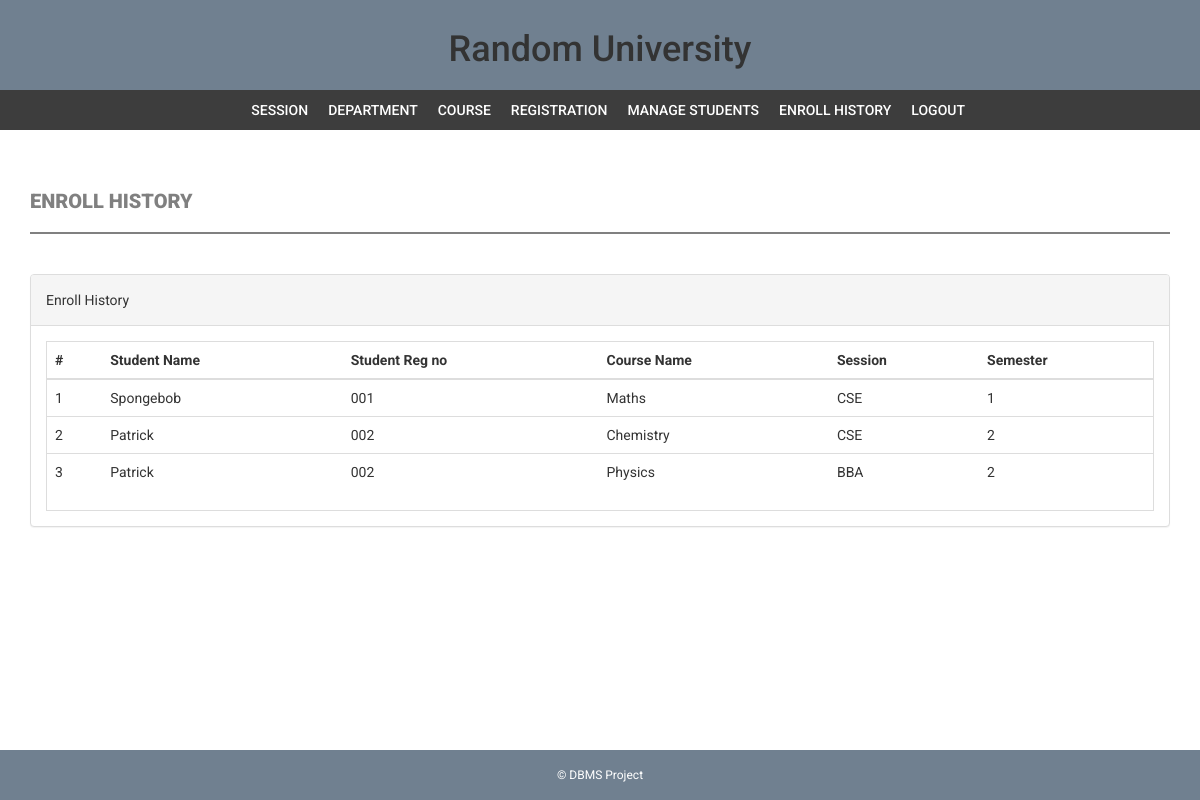
Page /admin/enroll-history.php (signed in) on the committed database.
### tables this page shows
CREATE TABLE `courseenrolls` (
  `id` int(11) NOT NULL,
  `studentRegno` varchar(255) DEFAULT NULL,
  `pincode` varchar(255) DEFAULT NULL,
  `session` int(11) DEFAULT NULL,
  `department` int(11) DEFAULT NULL,
  `level` int(11) DEFAULT NULL,
  `semester` int(11) DEFAULT NULL,
  `course` int(11) DEFAULT NULL,
  `enrollDate` timestamp NULL DEFAULT current_timestamp()
);

CREATE TABLE `students` (
  `StudentRegno` varchar(255) NOT NULL,
  `studentPhoto` varchar(255) DEFAULT NULL,
  `password` varchar(255) DEFAULT NULL,
  `studentName` varchar(255) DEFAULT NULL,
  `pincode` varchar(255) DEFAULT NULL,
  `session` varchar(255) DEFAULT NULL,
  `department` varchar(255) DEFAULT NULL,
  `semester` varchar(255) DEFAULT NULL,
  `cgpa` decimal(10,2) DEFAULT NULL,
  `creationdate` timestamp NULL DEFAULT current_timestamp(),
  `updationDate` varchar(255) DEFAULT NULL
);

CREATE TABLE `course` (
  `id` int(11) NOT NULL,
  `courseCode` varchar(255) DEFAULT NULL,
  `courseName` varchar(255) DEFAULT NULL,
  `courseUnit` varchar(255) DEFAULT NULL,
  `prerequisite` varchar(255) DEFAULT NULL,
  `noofSeats` int(11) DEFAULT NULL,
  `creationDate` timestamp NULL DEFAULT current_timestamp(),
  `updationDate` varchar(255) DEFAULT NULL
);

CREATE TABLE `department` (
  `id` int(11) NOT NULL,
  `department` varchar(255) DEFAULT NULL,
  `creationDate` timestamp NULL DEFAULT current_timestamp()
);

CREATE TABLE `semester` (
  `id` int(11) NOT NULL,
  `semester` varchar(255) DEFAULT NULL,
  `creationDate` timestamp NULL DEFAULT current_timestamp(),
  `updationDate` varchar(255) DEFAULT NULL
);

### admin/enroll-history.php (the view, shortened to what this page needs)
<?php
include('includes/config.php');
if(strlen($_SESSION['alogin'])==0)
    {
header('location:index.php');
}
else{
?>
<!DOCTYPE html>
<html xmlns="http://www.w3.org/1999/xhtml">
<head>
    <link href="assets/css/bootstrap.css" rel="stylesheet" />
    <link href="assets/css/font-awesome.css" rel="stylesheet" />
    <link href="assets/css/style.css" rel="stylesheet" />
</head>
<body>
<?php include('includes/header.php');?>
<?php if($_SESSION['alogin']!="")
{
 include('includes/menubar.php');
}
 ?>
    <div class="content-wrapper">
        <div class="container">
              <div class="row">
                    <div class="col-md-12">
                        <h1 class="page-head-line">Enroll History  </h1>
                    </div>
                </div>
                <div class="row" >
                <div class="col-md-12">
                    <div class="panel panel-default">
                        <div class="panel-heading">
                           Enroll History
                        </div>
                        <div class="panel-body">
                            <div class="table-responsive table-bordered">
                                <table class="table">
                                    <thead>
                                        <tr>
                                            <th>#</th>
                                                 <th>Student Name </th>
                                                    <th>Student Reg no </th>
                                            <th>Course Name </th>
                                            <th>Session </th>
                                                <th>Semester</th>
                                        </tr>
                                    </thead>
                                    <tbody>
<?php
$sql=mysqli_query($con,"select courseenrolls.course as cid, course.courseName as courname,session.session as session,department.department as dept,courseenrolls.enrollDate as edate ,semester.semester as sem,students.studentName as sname,students.StudentRegno as sregno from courseenrolls join course on course.id=courseenrolls.course join session on session.id=courseenrolls.session join department on department.id=courseenrolls.department   join semester on semester.id=courseenrolls.semester join students on students.StudentRegno=courseenrolls.studentRegno ");
$cnt=1;
while($row=mysqli_fetch_array($sql))
{
?>
                                        <tr>
                                            <td><?php echo $cnt;?></td>
                                              <td><?php echo htmlentities($row['sname']);?></td>
                                            <td><?php echo htmlentities($row['sregno']);?></td>
                                            <td><?php echo htmlentities($row['courname']);?></td>
                                            <td><?php echo htmlentities($row['dept']);?></td>
                                            <td><?php echo htmlentities($row['sem']);?></td>
                                        </tr>
<?php
$cnt++;
} ?>
                                    </tbody>
                                </table>
                            </div>
                        </div>
                    </div>
                </div>
            </div>
        </div>
    </div>
  <?php include('includes/footer.php');?>
</body>
</html>
<?php } ?>

### admin/includes/header.php (shortened to what this page needs)
<div class="uni">
    <h1>Random University</h1>
</div>

### admin/includes/menubar.php
<section class="menu-section">
        <div class="container">
            <div class="row">
                <div class="col-md-10">
                    <div class="navbar-collapse collapse ">
                        <ul id="menu-top" class="nav navbar-nav navbar-right">
                            <li><a href="session.php">Session</a></li>
                            <li><a   href="department.php">Department</a></li>
                             <li><a href="course.php">Course</a></li>
                              <li><a href="student-registration.php">Registration</a></li>
                               <li><a href="manage-students.php">Manage Students</a></li>
                               <li><a href="enroll-history.php">Enroll History</a></li>
                            <li><a href="logout.php">Logout</a></li>
                        </ul>
                    </div>
                </div>
            </div>
        </div>
    </section>

### admin/includes/footer.php
<footer>
                    &copy; DBMS Project
    </footer>

### admin/assets/css/style.css (style rules this page uses)
body { font-family: 'Roboto', sans-serif; line-height: 30px; background-image: url("https://cdn.pixabay.com/photo/2018/06/10/11/15/schultute-3466186_960_720.jpg"); background-repeat: no-repeat; background-size: cover; }
.uni { padding: 1rem; text-align: center; background-color: slategrey; }
.content-wrapper { margin-top: 40px; min-height: 600px; padding-bottom: 60px; }
.page-head-line { font-weight: 900; padding-bottom: 20px; border-bottom: 2px solid grey; text-transform: uppercase; color: grey; font-size: 20px; margin-bottom: 40px; }
.menu-section { background-color: #3d3d3d; }
#menu-top a { color: #fff; text-decoration: none; font-weight: 500; padding: 10px 10px 10px 10px; text-transform: uppercase; }
footer { padding: 10px; color: #fff; font-size: 12px; background-color: slategray; text-align: center; position: absolute; bottom: 0; width: 100%; }

### rows in the picture
courseenrolls: students.studentName "Spongebob", students.StudentRegno "001", course.courseName "Maths", department.department "CSE", semester.semester "1"
courseenrolls: students.studentName "Patrick", students.StudentRegno "002", course.courseName "Chemistry", department.department "CSE", semester.semester "2"
courseenrolls: students.studentName "Patrick", students.StudentRegno "002", course.courseName "Physics", department.department "BBA", semester.semester "2"
